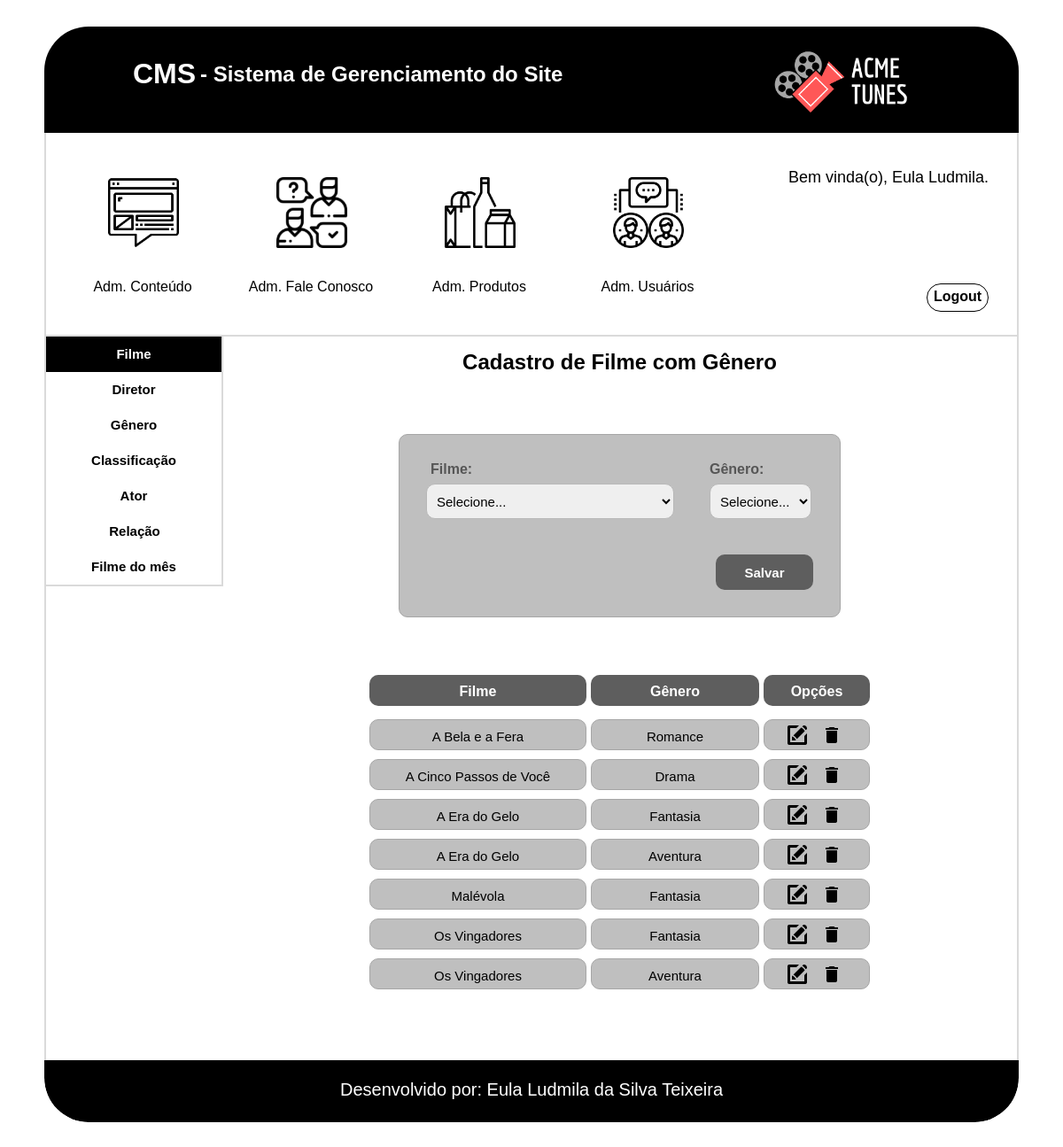
Page /cms/filme_genero.php (signed in) on the committed database.
### tables this page shows
CREATE TABLE `tbl_filme_genero` (
  `cod_filme_genero` int(11) NOT NULL AUTO_INCREMENT,
  `cod_produto_filme` int(11) NOT NULL,
  `cod_genero` int(11) NOT NULL,
  PRIMARY KEY (`cod_filme_genero`),
  KEY `fk_produto_genero_cod_produto_filme_idx` (`cod_produto_filme`),
  KEY `fk_produto_genero_cod_genero_idx` (`cod_genero`),
  CONSTRAINT `fk_produto_genero_cod_genero` FOREIGN KEY (`cod_genero`) REFERENCES `tbl_genero` (`cod_genero`),
  CONSTRAINT `fk_produto_genero_cod_produto_filme` FOREIGN KEY (`cod_produto_filme`) REFERENCES `tbl_produto_filme` (`cod_produto_filme`)
);

CREATE TABLE `tbl_produto_filme` (
  `cod_produto_filme` int(11) NOT NULL AUTO_INCREMENT,
  `nome_filme` varchar(255) NOT NULL,
  `lancamento` date NOT NULL,
  `tempo` varchar(45) NOT NULL,
  `preco` decimal(8,2) NOT NULL,
  `foto` varchar(255) NOT NULL,
  `descricao` mediumtext NOT NULL,
  `imagem_slide` varchar(255) DEFAULT NULL,
  `ativo_filme_mes` tinyint(1) NOT NULL DEFAULT '0',
  `ativo_filme` tinyint(1) NOT NULL DEFAULT '0',
  `cod_classificacao` int(11) NOT NULL,
  PRIMARY KEY (`cod_produto_filme`),
  KEY `fk_produto_filme_cod_classificacao_idx` (`cod_classificacao`),
  CONSTRAINT `fk_produto_filme_cod_classificacao` FOREIGN KEY (`cod_classificacao`) REFERENCES `tbl_classificacao` (`cod_classificacao`)
);

CREATE TABLE `tbl_genero` (
  `cod_genero` int(11) NOT NULL AUTO_INCREMENT,
  `genero` varchar(100) NOT NULL,
  `ativo` tinyint(1) NOT NULL DEFAULT '0',
  PRIMARY KEY (`cod_genero`)
);

### cms/filme_genero.php (the view, shortened to what this page needs)
<?php
    $conexao = conexaoMysql();
    $cod_produto_filme = 0;
    $cod_genero= 0;
    $modo = null;
    $botao = "Salvar";
?>
<!doctype html>
<html>
    <head>
        <link href="css/filme_genero.css" type="text/css" rel="stylesheet">
        <link href="css/formatacao.css" type="text/css" rel="stylesheet">
        <link href="css/cabecalho_menu_adm.css" type="text/css" rel="stylesheet">
        <link href="css/rodape.css" type="text/css" rel="stylesheet">
    </head>
    <body>
        <div id="caixa_conteudo">
            <div id="conteudo" class="center">
                <?php include('cabecalho_menu_adm.php')?>
                <div class="itens">
                    <div id="menu_cadastro">
                        <a href="filme.php">
                            <div class="menu menu_filme">
                                 Filme
                            </div>
                        </a>
                        <a href="diretor.php">
                            <div class="menu menu_opcoes">
                                 Diretor
                            </div>
                        </a>
                        <a href="genero.php">
                              <div class="menu menu_opcoes">
                                   Gênero
                            </div>
                        </a>
                        <a href="classificacao.php">
                            <div class="menu menu_opcoes">
                                 Classificação
                            </div>
                        </a>
                        <a href="ator.php">
                            <div class="menu menu_opcoes">
                                 Ator
                            </div>
                        </a>
                        <div class="menu menu_opcoes">
                             Relação
                        </div>
                        <a href="filme_mes.php">
                            <div class="menu menu_opcoes">
                                 Filme do mês
                            </div>
                        </a>
                    </div>
                    <div class="cadastro">
                        <div class="titulo_filme_genero"><h2>Cadastro de Filme com Gênero</h2></div>
                        <div class="cadastro_filme_genero center">
                            <form action="filme_genero.php" method="post" name="frm_filme_genero" enctype="multipart/form-data">
                                <div class="form_filme">
                                    <div class="form_texto_usuario">
                                        <label>Filme:</label>
                                    </div>
                                    <div class="form_caixa_usuario">
                                        <select name="slt_filme" class="txtFilme" required>
                                            <?php
                                                if($modo == 'buscar'){
                                            ?>
                                              <option value="<?php echo($cod_produto_filme)?>"><?php echo($filme)?></option>
                                            <?php
                                              }else{
                                            ?>
                                              <option value="">Selecione...</option>
                                            <?php
                                                  }
                                            ?>
                                        </select>
                                    </div>
                                </div>
                                <div class="form_generoo">
                                    <div class="form_texto_usuario">
                                        <label>Gênero:</label>
                                    </div>
                                    <div class="form_caixa_usuario">
                                        <select name="slt_genero" class="txtGenero" required>
                                            <?php
                                                if($modo == 'buscar'){
                                            ?>
                                              <option value="<?php echo($cod_genero)?>"><?php echo($genero)?></option>
                                            <?php
                                              }else{
                                            ?>
                                              <option value="">Selecione...</option>
                                            <?php
                                                }
                                            ?>
                                        </select>
                                    </div>
                                </div>
                                <div class="botao_form">
                                    <input type="submit" name="btnEnviar" class="form_btn" value="<?php echo($botao)?>">
                                </div>
                            </form>
                        </div>
                        <div class="tabela center">
                            <div class="linha_titulo">
                                <div class="titulo_form">
                                    <h4>Filme</h4>
                                </div>
                                <div class="titulo_profissao">
                                    <h4>Gênero</h4>
                                </div>
                                <div class="titulo_opcoes">
                                    <h4>Opções</h4>
                                </div>
                            </div>
                            <?php
                                $sql = "SELECT tbl_genero.*,tbl_produto_filme.*,tbl_filme_genero.*
                                        FROM tbl_produto_filme INNER JOIN tbl_filme_genero
                                        ON tbl_produto_filme.cod_produto_filme = tbl_filme_genero.cod_produto_filme
                                        INNER JOIN tbl_genero
                                        ON tbl_genero.cod_genero = tbl_filme_genero.cod_genero
                                        ORDER BY tbl_produto_filme.nome_filme";
                                $select = mysqli_query($conexao,$sql);
                                while($rsrelacionamento = mysqli_fetch_array($select)){
                            ?>
                            <div class="informacoes_form">
                                <div class="linha_informacao">
                                    <span><?php echo($rsrelacionamento['nome_filme'])?></span>
                                </div>
                                <div class="linha_profissao">
                                    <span><?php echo($rsrelacionamento['genero'])?></span>
                                </div>
                                <div class="linha_botao">
                                    <figure class="editar">
                                        <a href="filme_genero.php?modo=buscar&id=<?php echo($rsrelacionamento['cod_filme_genero'])?>">
                                            <img src="img/iconfinder_new-24_103173.png" alt="Editar" title="Editar" class="botao" >
                                        </a>
                                    </figure>
                                    <figure class="excluir">
                                        <a href="filme_genero.php?modo=excluir&id=<?php echo($rsrelacionamento['cod_filme_genero'])?>">
                                            <img src="img/ic_delete.png" alt="Excluir" title="Excluir" class="botao " onclick="return confirm('Tem certeza que deseja excluir?')">
                                        </a>
                                    </figure>
                                </div>
                            </div>
                            <?php
                                }
                            ?>
                        </div>
                    </div>
                </div>
                <?php include('rodape.php')?>
            </div>
        </div>
    </body>
</html>

### cms/css/filme_genero.css (style rules this page uses)
#caixa_conteudo { width: 100%; min-height: 500px; height: auto; overflow:hidden; padding-bottom: 50px; }
#conteudo { width: 1100px; min-height: 350px; height: auto; border-radius: 50px; overflow:hidden; box-sizing: border-box; padding-top: 30px; }
.itens { width: 1100px; min-height: 400px; height: auto; border-left: solid 2px #dadada; border-right: solid 2px #dadada; padding-bottom: 50px; overflow:hidden; padding-bottom: 50px; box-sizing: border-box; }
.titulo_filme_genero { width: inherit; height: 80px; text-align: center; box-sizing: border-box; padding-top: 15px; margin-bottom: 30px; }
.cadastro_filme_genero { width: 499px; min-height: 200px; height: auto; overflow: hidden; margin-bottom: 35px; border: solid 1px #a6a6a6; background-color: #BFBFBF; box-sizing: border-box; padding: 30px; border-radius: 10px; }
.form_caixa_usuario { width: inherit; height: 80px; }
.form_texto_usuario { width: inherit; height: 25px; color: #565656; font-size: 16px; font-family: Helvetica; font-weight: bold; box-sizing: border-box; padding-left: 5px; }
.form_filme { width: 280px;; height: 105px; float: left; margin-right: 40px; }
.txtFilme { width: inherit; height: 40px; border: 1px solid #b8b8b8; padding: 7px; box-sizing: border-box; border-radius: 10px; font-size: 15px; outline:none; }
.txtGenero { width: inherit; height: 40px; border: 1px solid #b8b8b8; padding: 7px; box-sizing: border-box; border-radius: 10px; font-size: 15px; outline:none; }
.botao_form { width: 110px; height: 40px; margin-left: auto; clear: both; }
.form_btn { width: inherit; height: inherit; font-size: 15px; font-weight: bold; color: #ffffff; background-color: #5E5E5E; border: solid 2px #5E5E5E; border-radius: 10px; }
.tabela { width: 565px; min-height: 115px; height: auto; overflow: hidden; box-sizing: border-box; padding-bottom: 20px; }
.linha_titulo { width: inherit; height: 80px; padding-top: 30px; box-sizing: border-box; }
.titulo_form { width: 245px; height: 35px; border-radius: 10px; text-align: center; box-sizing: border-box; padding-top: 10px; float: left; margin-right: 5px; background-color: #5E5E5E; color: #ffffff; white-space: nowrap; overflow: hidden; text-overflow: ellipsis; }
.titulo_profissao { width: 190px; height: 35px; border-radius: 10px; text-align: center; box-sizing: border-box; padding-top: 10px; float: left; margin-right: 5px; background-color: #5E5E5E; color: #ffffff; white-space: nowrap; overflow: hidden; text-overflow: ellipsis; }
.titulo_opcoes { width: 120px; height: 35px; border-radius: 10px; text-align: center; box-sizing: border-box; padding-top: 10px; float: left; background-color: #5E5E5E; color: #ffffff; }
.informacoes_form { width: inherit; min-height: 35px; height: auto; overflow: hidden; margin-bottom: 10px; }
.linha_informacao { width: 245px; height: 35px; border-radius: 10px; font-size: 15px; white-space: nowrap; overflow: hidden; text-overflow: ellipsis; float: left; padding-top: 10px; text-align: center; box-sizing: border-box; margin-right: 5px; padding-left: 5px; padding-right: 5px; border: solid 1px #a6a6a6; background-color: #BFBFBF }
.linha_profissao { width: 190px; height: 35px; border-radius: 10px; font-size: 15px; float: left; padding-top: 10px; text-align: center; box-sizing: border-box; margin-right: 5px; padding-left: 5px; padding-right: 5px; border: solid 1px #a6a6a6; background-color: #BFBFBF; white-space: nowrap; overflow: hidden; text-overflow: ellipsis; }
.linha_botao { width: 120px; height: 35px; border-radius: 10px; float: left; box-sizing: border-box; padding-left: 25px; padding-top: 5px; border: solid 1px #a6a6a6; background-color: #BFBFBF; }
.excluir { width: 24px; height: 24px; margin-right: 15px; float: left; ; }
.editar { width: 24px; height: 24px; margin-right: 15px; float: left; }

### cms/css/formatacao.css (style rules this page uses)
p, h1,h2,h3,h4,li,ul,figure,body { margin: 0; padding: 0; }
.center { margin-left: auto; margin-right: auto; }
body { font-family: Helvetica; box-sizing: border-box; }
a { text-decoration: none; color: #000000; }
#menu_cadastro { width: 200px; min-height: 40px; height: auto; border-bottom: solid 2px #dadada; border-right: solid 2px #dadada; box-sizing: border-box; font-weight: bold; font-size: 15px; line-height: 2; float: left; }
.menu { width: inherit; height: 40px; text-align: center; box-sizing: border-box; padding-top: 5px; cursor: pointer; }
.menu_filme { background-color: #000000; color: #ffffff; }
.cadastro { width: 895px; min-height: 100px; height: auto; float: left; }

### rows in the picture
tbl_filme_genero: cod_produto_filme.nome_filme "A Bela e a Fera", cod_genero.genero "Romance"
tbl_filme_genero: cod_produto_filme.nome_filme "A Cinco Passos de Você", cod_genero.genero "Drama"
tbl_filme_genero: cod_produto_filme.nome_filme "A Era do Gelo", cod_genero.genero "Fantasia"
tbl_filme_genero: cod_produto_filme.nome_filme "A Era do Gelo", cod_genero.genero "Aventura"
tbl_filme_genero: cod_produto_filme.nome_filme "Malévola", cod_genero.genero "Fantasia"
tbl_filme_genero: cod_produto_filme.nome_filme "Os Vingadores", cod_genero.genero "Fantasia"
tbl_filme_genero: cod_produto_filme.nome_filme "Os Vingadores", cod_genero.genero "Aventura"

### other values in the picture
$_SESSION['nome'] "Eula Ludmila"
